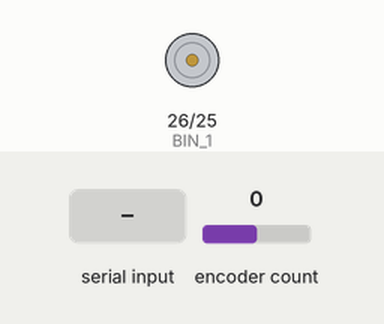
Bench run of a sketch on a simulated ESP32. Parts: motor-driver pin pairs drawn as motors (green arrow = first pin HIGH = forward, orange = second pin HIGH = backward, longer = more drive). The inputs (shaded band) are chosen by the test bench; at power-on: encoder count 0. What the sketch prints to the serial monitor is not drawn.

Above: at 1.2 s.
1.3 s: encoder count set to 1
At 1.6 s:
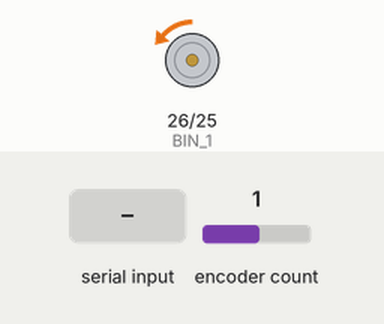
4.3 s: "s90\n" received over Serial
At 4.9 s:
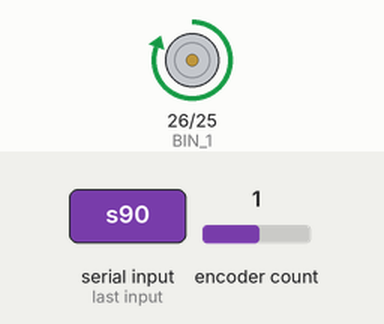
5.8 s: "p,45\n" received over Serial
At 6.2 s:
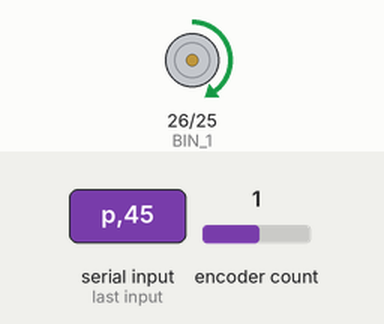
7.3 s: "p90\n" received over Serial
At 8.5 s:
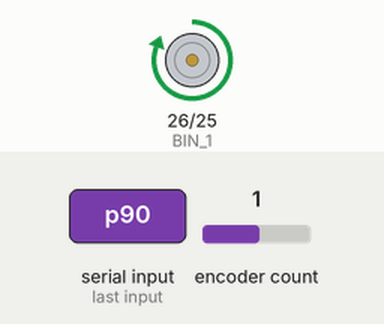
8.8 s: "p\n" received over Serial
At 9.7 s:
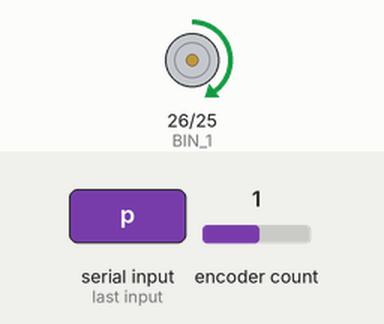
10.3 s: "i90\n" received over Serial
At 10.8 s:
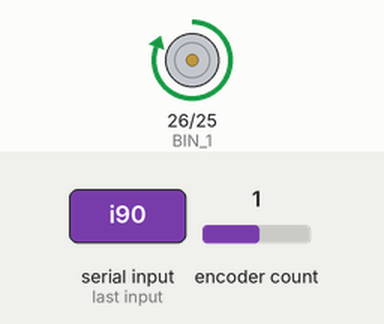
Timing chart, 0 to 12.8 s (numbered marks = the images above; inputs shaded):
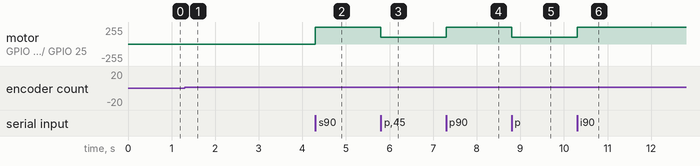

The sketch:

basic_speed_control1.4.ino
```cpp
#include <ESP32Encoder.h>
#define BIN_1 26
#define BIN_2 25

ESP32Encoder encoder;

/* encoder */
float p = 0;
float v = 0;
float p_last = 0;
const long dt = 5;

/* setting PWM properties */
const int freq = 5000;
const int ledChannel_1 = 1;
const int ledChannel_2 = 2;
const int resolution = 8;
int MAX_PWM_VOLTAGE = 255;
long i = 0;

unsigned long time_now = 0;
long t = 0;

/* PID gains */
float kp = 50;
float ki = 0.1;
float kd = 1;

float position_desired = 0;
float PWM_desired=0;
float y0_des=100;


/* feedback control */
float total_error=0;
const float total_error_max=1000;


int limit_output(int output){
  if (output>255){
    return 255;
  }
  else if (output<-255){
    return -255;
  }
  else{
    return  output;
  }

}

int PIDControlPosition(float position_desired) {
  float error= position_desired-p;
  total_error=total_error+error;
  cap();
  return (int) limit_output((kp*error+ki*total_error-kd*v));
}

void cap() {
  if (total_error>total_error_max){
    total_error=total_error_max;
  }
  else if (total_error<-total_error_max){
    total_error=-total_error_max;
  }
}


void setup() {
  // put your setup code here, to run once:
  Serial.begin(115200);
  ESP32Encoder::useInternalWeakPullResistors = UP; // Enable the weak pull up resistors
  encoder.attachHalfQuad(27, 33); // Attache pins for use as encoder pins
  encoder.setCount(0);  // set starting count value after attaching

  /* configure LED PWM functionalitites */
  ledcSetup(ledChannel_1, freq, resolution);
  ledcSetup(ledChannel_2, freq, resolution);

  /* attach the channel to the GPIO to be controlled */
  ledcAttachPin(BIN_1, ledChannel_1);
  ledcAttachPin(BIN_2, ledChannel_2);
}

void loop() {
  // put your main code here, to run repeatedly:
  if (Serial.available()) {
    String reading = Serial.readStringUntil('\n');  // read from the Serial Monitor
    /* put your code here*/
    char which_gain = reading.charAt(0);
    String gain_value_string = reading.substring(1, reading.length());
    float gain_value = gain_value_string.toFloat();
    switch (which_gain) {
       case 'p':
        kp = gain_value;
        break;
       case 'i':
        ki = gain_value;
        break;
       case 'd':
        kd = gain_value;
        break;
       case 's':
        position_desired = gain_value;
        break;
       case 'w':
        PWM_desired = gain_value;
        break;
    }
  }
  /* encoder section */
  t = millis();
  p = encoder.getCount() / (75.81 * 6) * 2 * M_PI;
  v = (p - p_last) / (dt * 0.001);
  p_last = p;

  /* motor sine wave section */
  float output = PIDControlPosition(position_desired);
  if (output > 0) {
    ledcWrite(ledChannel_2, LOW);
    ledcWrite(ledChannel_1, output);
  }
  else {
    ledcWrite(ledChannel_1, LOW);
    ledcWrite(ledChannel_2, -output);
  }
  i++;

  Serial.println("position_desired, position");
  Serial.print(position_desired);
  Serial.print(" ");
  Serial.println(v);

  while (millis() < (t + dt)) {};
}

/* useful functions */
//myString.substring(from, to)
//myString.length()
//myString.toFloat()
//myString.charAt(n)
```

Measured:
- after the input at 1.3 s, motor on GPIO 26 (BIN_1) / GPIO 25 (BIN_2): stopped → backward 1/255 at once, → backward 2/255 1.1 s later, → backward 3/255 1.8 s later
- after the input at 4.3 s, motor on GPIO 26 (BIN_1) / GPIO 25 (BIN_2): backward 3/255 → forward 255/255 at once
- after the input at 5.8 s, motor on GPIO 26 (BIN_1) / GPIO 25 (BIN_2): forward 255/255 → forward 100/255 at once
- after the input at 7.3 s, motor on GPIO 26 (BIN_1) / GPIO 25 (BIN_2): forward 100/255 → forward 255/255 at once
- after the input at 8.8 s, motor on GPIO 26 (BIN_1) / GPIO 25 (BIN_2): forward 255/255 → forward 100/255 at once
- after the input at 10.3 s, motor on GPIO 26 (BIN_1) / GPIO 25 (BIN_2): forward 100/255 → forward 255/255 at once
